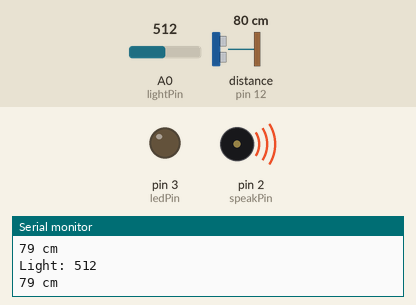
Simulated run of this sketch. Board: Arduino Uno, built with avr-gcc and run on an emulated ATmega328P. Shown: output pins drawn as LEDs (lit = HIGH), buzzer (waves = sounding), the last lines printed to the serial monitor. Wiring (inferred from the names in the program): ultrasonic range finder: trigger pin 13; echo pin 12. The inputs (shaded band) are chosen by the test bench; at power-on: A0 (lightPin) = 512, distance to the obstacle (sensor on pin 12) 80 cm. The echo pulse lasts 58.3 µs per cm; pins used as bus, display or sensor lines are not drawn.

Above: at 4.6 s.
4.7 s: A0 (lightPin) set to 1023
At 7.85 s:
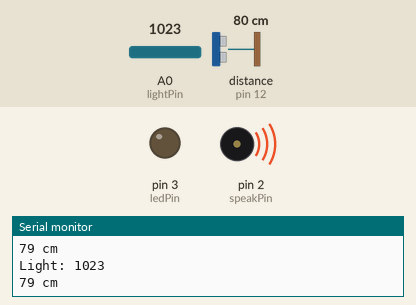
9.6 s: distance to the obstacle (sensor on pin 12) set to 13 cm
14.4 s: distance to the obstacle (sensor on pin 12) set to 10 cm
At 14.9 s:
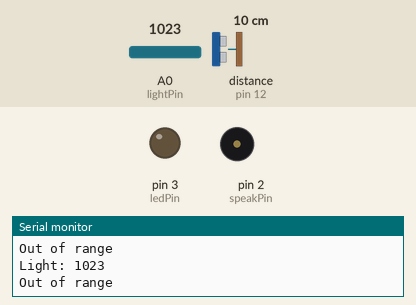
19.2 s: distance to the obstacle (sensor on pin 12) set to 18 cm
At 19.46 s:
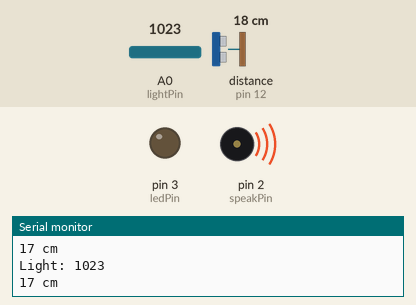
24.0 s: A0 (lightPin) set to 900
At 25.3 s:
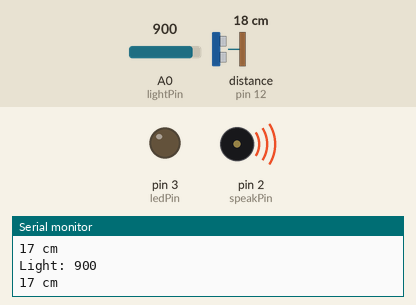
Timing chart, 0 to 27.0 s (numbered marks = the images above; inputs shaded):
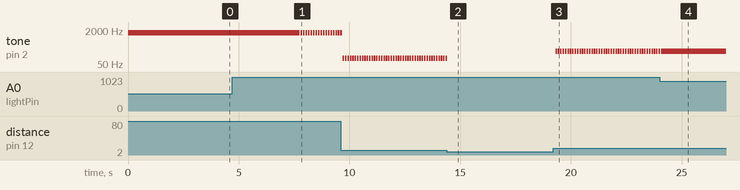

Measured:
- the behaviour switches between 12 and 11 cm on distance to the obstacle (sensor on pin 12) (found by bisection; images 1 and 2)
- after the input at 4.7 s, tone on pin 2 (speakPin): alternates 1484 Hz for 0.07 s and silent for 0.04 s, starting after 3.1 s
- after the input at 14.4 s, tone on pin 2 (speakPin): goes on until 14.4 s, then stays silent
- after the input at 19.2 s, tone on pin 2 (speakPin): alternates 195 Hz for 0.07 s and silent for 0.04 s, starting after 0.10 s
- after the input at 24.0 s, tone on pin 2 (speakPin): goes on until 24.1 s, then stays 195 Hz

The sketch:

blink.ino
```cpp
#include "math.h"

int rd = 0;

const int ledPin = 3;
const int speakPin = 2;
const int trigPin = 13;
const int echoPin = 12;
const int lightPin = A0;


void setup() {
    pinMode(ledPin, OUTPUT);
    pinMode(echoPin, INPUT);
    pinMode(trigPin, OUTPUT);
    pinMode(lightPin, INPUT);

    Serial.begin(9600);
    Serial.println("Echo v2");
}


void loop() {
        long duration, distance, light, length;

        digitalWrite(trigPin, LOW);
        delayMicroseconds(2);
        digitalWrite(trigPin, HIGH);
        delayMicroseconds(10);
        digitalWrite(trigPin, LOW);

        duration = pulseIn(echoPin, HIGH);
        distance = (duration/2) / 29.1;

        light = analogRead(lightPin);

        Serial.print("Light: ");
        Serial.println(light);

        length = map(light, 950, 1050, 0, 100);

        if (distance >= 200 || distance <= 10){
            Serial.println("Out of range");
            digitalWrite(speakPin, LOW);
        }
        else {
            tone(speakPin, map(distance, 10, 200, 50, 4000), length);
            Serial.print(distance);
            Serial.println(" cm");
        }
        delay(map(light, 950, 1000, 0, length));
    }
```
